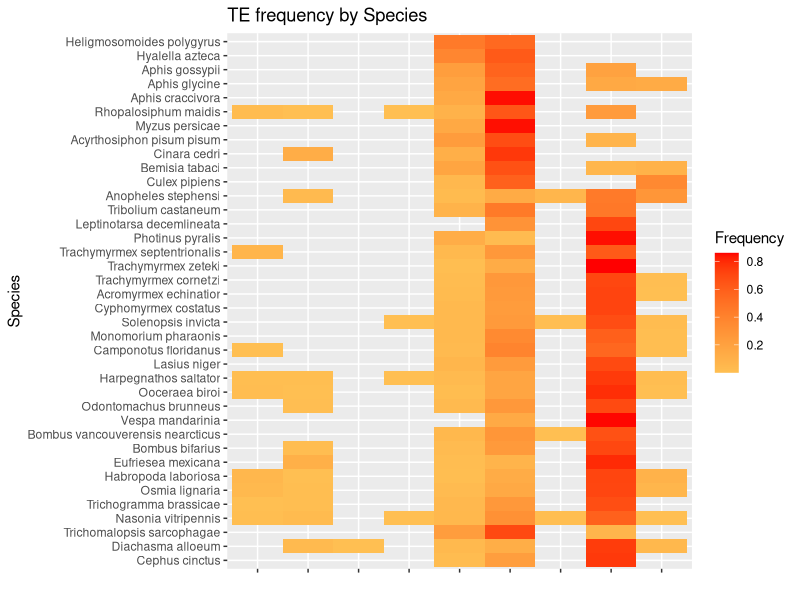
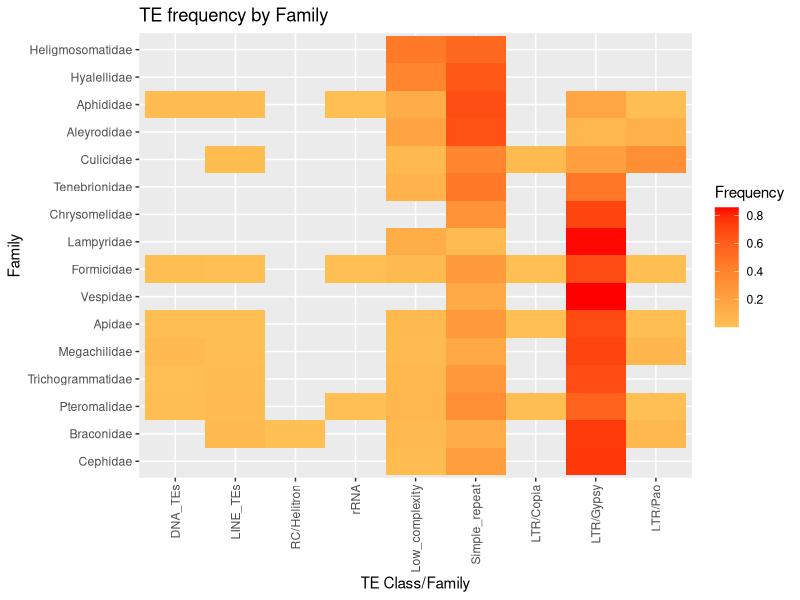
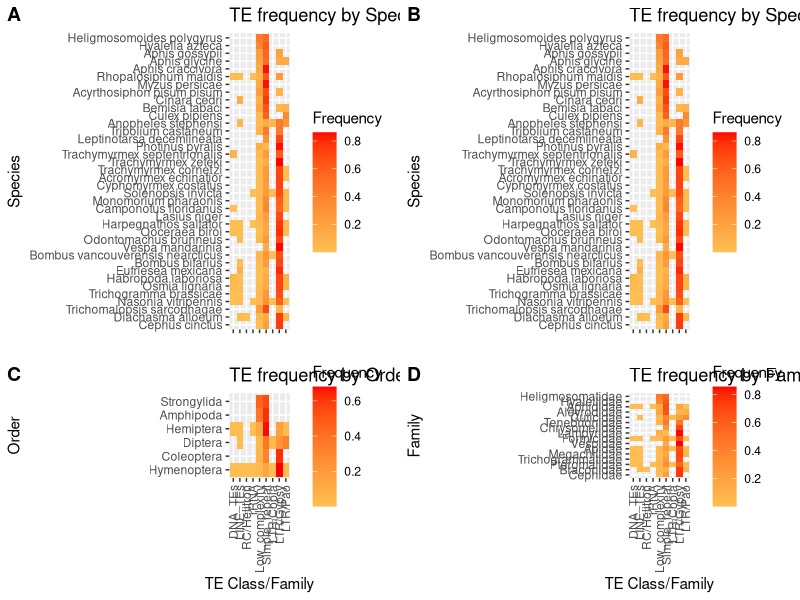
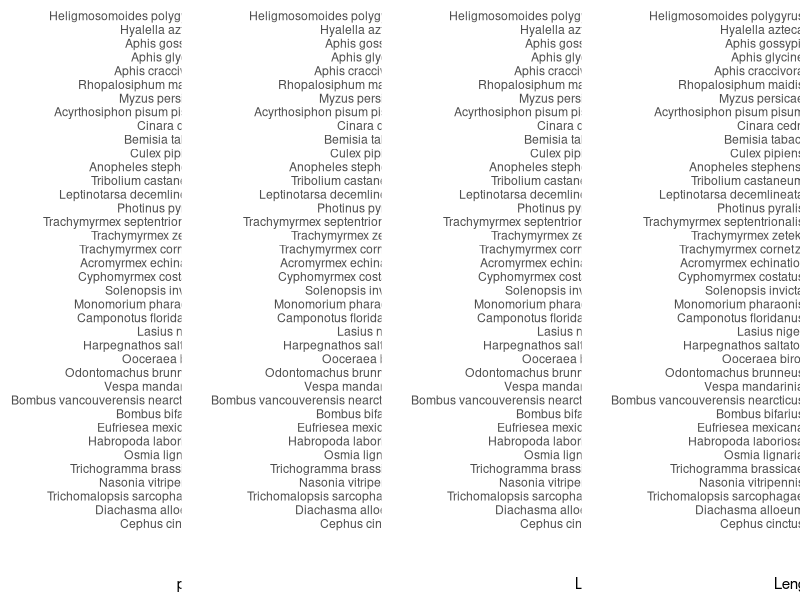

Recreate these plots in R, in order.
library('ggplot2')
library('dplyr')
library('stringr')
library('ggpubr')

setwd('.')

tblastn_summary <- read.csv('./files/blast_flank_summary.tsv', header = TRUE, sep = '\t')
repeat_results <- read.csv('./files/repeatmasker_info.csv', header = TRUE)
#create length column with length of TE
repeat_results$len <- (repeat_results$end - repeat_results$begin) + 1
#create taxonomy column to order rows
repeat_results$taxonomy <- str_c(repeat_results$order,'/',repeat_results$family,'/',repeat_results$specie)
#group DNA and LINE elements
repeat_results$class.family <- gsub("DNA.*","DNA_TEs",repeat_results$class.family)
repeat_results$class.family <- gsub("LINE.*","LINE_TEs",repeat_results$class.family)
#check
head(repeat_results)

#create order axis

sp_order <- c("Cephus cinctus","Diachasma alloeum","Trichomalopsis sarcophagae","Nasonia vitripennis",
              "Trichogramma brassicae","Osmia lignaria","Habropoda laboriosa","Eufriesea mexicana",
              "Bombus bifarius","Bombus vancouverensis nearcticus","Vespa mandarinia","Odontomachus brunneus",
              "Ooceraea biroi","Harpegnathos saltator","Lasius niger","Camponotus floridanus","Monomorium pharaonis",
              "Solenopsis invicta","Cyphomyrmex costatus","Acromyrmex echinatior","Trachymyrmex cornetzi",
              "Trachymyrmex zeteki","Trachymyrmex septentrionalis","Photinus pyralis","Leptinotarsa decemlineata",
              "Tribolium castaneum","Anopheles stephensi","Culex pipiens","Bemisia tabaci","Cinara cedri",
              "Acyrthosiphon pisum pisum","Myzus persicae","Rhopalosiphum maidis","Aphis craccivora",
              "Aphis glycine","Aphis gossypii","Hyalella azteca","Heligmosomoides polygyrus")

fm_order <- c("Cephidae","Braconidae","Pteromalidae","Trichogrammatidae","Megachilidae","Apidae","Vespidae",
              "Formicidae","Lampyridae","Chrysomelidae","Tenebrionidae","Culicidae","Aleyrodidae","Aphididae",
              "Hyalellidae","Heligmosomatidae")

od_order <- c("Hymenoptera","Coleoptera","Diptera","Hemiptera","Amphipoda","Strongylida")

te_order <- c("DNA_TEs","LINE_TEs","RC/Helitron","rRNA","Low_complexity","Simple_repeat","LTR/Copia","LTR/Gypsy","LTR/Pao")

##SPECIE PLOT
#create frequency of each row by specie-element-class/family
repeat_results_specie <- repeat_results %>%
  group_by(specie) %>%
  #group_by(sequence, .add=TRUE) %>% #considering all elements remain a lot of information for heatmap
  mutate(Tlen= sum(len)) %>%
  mutate(freq=paste0(round(len/Tlen,4))) %>%
  mutate(freq=as.numeric(freq))  %>%
  group_by(class.family, .add=TRUE) %>%
  mutate(freq.class= sum(freq)) %>%
  distinct(specie,class.family, .keep_all = TRUE)
#check
head(repeat_results_specie)
#order of DF based on taxonomy
#repeat_results$specie <- factor(repeat_results$taxonomy, levels=unique(repeat_results$taxonomy), order=TRUE)
##made plot
hm_spe <- ggplot(repeat_results_specie, aes(x = factor(class.family, levels = te_order), 
                                            y = factor(specie, levels = sp_order), fill = freq.class)) + 
  geom_tile() + 
  theme(axis.text.x = element_blank()) +
  scale_fill_gradient(low = "#ffbf52", high = "red") +
  ggtitle("TE frequency by Species") + 
  ylab("Species") + 
  xlab("") +
  labs(fill="Frequency")
hm_spe
##FAMILY PLOT
#create frequency of each row by specie-element-class/family

repeat_results_family <- repeat_results %>%
  group_by(family) %>%
  #group_by(sequence, .add=TRUE) %>% #considering all elements remain a lot of information for heatmap
  mutate(Tlen= sum(len)) %>%
  mutate(freq=paste0(round(len/Tlen,4))) %>%
  mutate(freq=as.numeric(freq))  %>%
  group_by(class.family, .add=TRUE) %>%
  mutate(freq.class= sum(freq)) %>%
  distinct(family,class.family, .keep_all = TRUE)
#check
head(repeat_results_family)
#order of DF based on taxonomy
#repeat_results$specie <- factor(repeat_results$taxonomy, levels=unique(repeat_results$taxonomy), order=TRUE)
##made plot
hm_fam <- ggplot(repeat_results_family, aes(x = factor(class.family, levels = te_order),
                                            y = factor(family, levels = fm_order),
                                            fill = freq.class)) + geom_tile() + 
  theme(axis.text.x = element_text(angle = 90,
                                   hjust = 1,
                                   vjust = 0.5)) +
  scale_fill_gradient(low = "#ffbf52", high = "red")  +
  ggtitle("TE frequency by Family") + 
  ylab("Family") + 
  xlab("TE Class/Family") +
  labs(fill="Frequency")

hm_fam
##ORDER PLOT
#create frequency of each row by specie-element-class/family
repeat_results_order <- repeat_results %>%
  group_by(order) %>%
  #group_by(sequence, .add=TRUE) %>% #considering all elements remain a lot of information for heatmap
  mutate(Tlen= sum(len)) %>%
  mutate(freq=paste0(round(len/Tlen,4))) %>%
  mutate(freq=as.numeric(freq))  %>%
  group_by(class.family, .add=TRUE) %>%
  mutate(freq.class= sum(freq)) %>%
  distinct(order,class.family, .keep_all = TRUE)
#check
head(repeat_results_order)
#order of DF based on taxonomy
#repeat_results$specie <- factor(repeat_results$taxonomy, levels=unique(repeat_results$taxonomy), order=TRUE)
##made plot
hm_order <- ggplot(repeat_results_order, aes(x = factor(class.family, levels = te_order),
                                             y = factor(order, levels = od_order), 
                                             fill = freq.class)) + 
  geom_tile() + 
  theme(axis.text.x = element_text(angle = 90,
                                   hjust = 1,
                                   vjust = 0.5)) +
  scale_fill_gradient(low = "#ffbf52", high = "red")  +
  ggtitle("TE frequency by Order") + 
  ylab("Order") + 
  xlab("TE Class/Family") +
  labs(fill="Frequency")

##blast summary plot

base_blast <- ggplot(tblastn_summary, aes(x = factor(query, levels = sp_order),
                                             y = pEVE)) +
  geom_bar(stat = "identity", color = '#C0C0C0', fill = '#C0C0C0', alpha = 0.7) +
  geom_text(size = 2, position = position_stack(vjust = 0.5), aes(label = pEVE)) +
  theme(axis.text.x = element_text(angle = 90,
                                   hjust = 1,
                                   vjust = 0.5)) +
  coord_flip()+
  ylab("pEVEs (n)") + 
  xlab("")

base_len <- ggplot(tblastn_summary, aes(x = factor(query, levels = sp_order),
                                          y = Total_len)) +
  geom_bar(stat = "identity", color = '#C0C0C0', fill = '#C0C0C0', alpha = 0.7) +
  geom_text(size = 2, position = position_stack(vjust = 0.5), aes(label = Total_len)) +
  theme(axis.text.x = element_text(angle = 90,
                                   hjust = 1,
                                   vjust = 0.5)) +
  coord_flip()+
  ylab("Length (pb)") + 
  xlab("")

tblastn_summary_pos_neg <- rbind(
  data.frame("query" = tblastn_summary$query, 
             "count" = tblastn_summary$copies_pos,
             "count_freq" = (tblastn_summary$copies_pos/tblastn_summary$copies),
             "len"=tblastn_summary$pos_len,
             "len_freq"=(tblastn_summary$pos_len/tblastn_summary$Total_len), 
             "type"="positive"),
  data.frame("query" = tblastn_summary$query, 
             "count" = tblastn_summary$genome_copies_neg,
             "count_freq" = (tblastn_summary$genome_copies_neg/tblastn_summary$copies),
             "len" = tblastn_summary$neg_len,
             "len_freq"=(tblastn_summary$neg_len/tblastn_summary$Total_len), 
             "type"="negative")
)

blast_copies <- ggplot(tblastn_summary_pos_neg, aes(x = factor(query, levels = sp_order),
                                          y = count_freq,
                                          fill=type)) +
  geom_bar(stat = "identity", alpha = 0.7) +
  geom_text(size = 2, position = position_stack(vjust = 0.5), aes(label = count)) +
  theme(axis.text.x = element_text(angle = 90,
                                   hjust = 1,
                                   vjust = 0.5),
        legend.position = "none") +
  coord_flip()+
  ylab("Hits (%)") + 
  xlab("")

blast_len <- ggplot(tblastn_summary_pos_neg, aes(x = factor(query, levels = sp_order),
                                                    y = len_freq,
                                                    fill=type)) +
  geom_bar(stat = "identity", alpha = 0.7) +
  geom_text(size = 2, position = position_stack(vjust = 0.5), aes(label = len)) +
  theme(axis.text.x = element_text(angle = 90,
                                   hjust = 1,
                                   vjust = 0.5),
        legend.position = "none") +
  coord_flip()+
  ylab("Length (%)") + 
  xlab("")

##Creating figure
ggarrange(hm_spe, hm_spe, hm_order, 
          hm_fam, ncol = 2, nrow = 2, 
          labels = c('A','B','C','D'),  
          align = 'v', heights = c(6,4))


ggarrange(base_blast, blast_copies, blast_len, base_len, ncol = 4, nrow = 1, heights = c(3,3,3,3), align = 'h')
